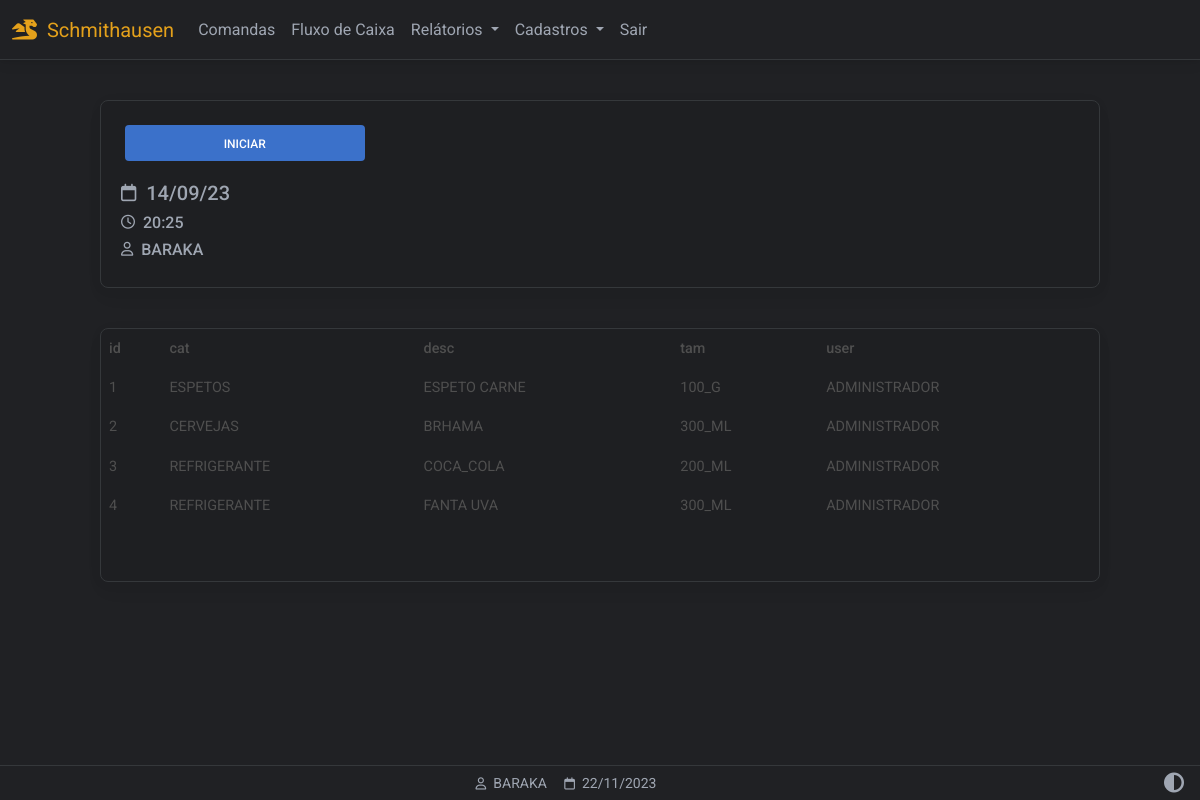
The page /comandas (signed in) on the database its author committed.
### website/models.py (models this page shows)
class User(db.Model, UserMixin):
    id = db.Column(db.Integer, primary_key=True)
    email = db.Column(db.String(150), unique=True)
    password = db.Column(db.String(150))
    first_name = db.Column(db.String(150))
    user = db.relationship('Produto',backref='produto')

class Produto(db.Model):
    id = db.Column(db.Integer, primary_key=True)
    descricao = db.Column(db.String(150))
    valor = db.Column(db.Float)
    data_criacao = db.Column(db.DateTime(timezone=True), default=func.now())
    user_id = db.Column(db.Integer, db.ForeignKey('user.id'))
    cat_id = db.Column(db.Integer, db.ForeignKey('categoria.id'))
    tam_id = db.Column(db.Integer, db.ForeignKey('tamanho.id'))
    usuario = db.relationship('User',backref='usuarios')
    categoria = db.relationship('Categoria',backref='categorias')
    tamanho = db.relationship('Tamanho',backref='tamanho')

class Categoria(db.Model):
    id = db.Column(db.Integer, primary_key=True)
    nome = db.Column(db.String(150))
    categoria = db.relationship('Tamanho',backref='tamanhos')

class Tamanho(db.Model):
    id = db.Column(db.Integer, primary_key=True)
    nome = db.Column(db.String(150))
    cat_id = db.Column(db.Integer, db.ForeignKey('categoria.id'))

### website/routes/view_comandas.py (the view)
@view_comandas.route('/comandas', methods=['GET', 'POST'])
@login_required
def comandas():
    df_produtos = Produto.query.all()
    return render_template("comandas.html",
                           user=current_user,
                           data=data,
                           dfProdutos = df_produtos)

### website/templates/comandas.html (shortened to what this page needs)
{% extends "base.html" %}
{% block content %}
<div class="container-fluid" style="min-height:100dvh;padding-top:100px">
<section class="painel w-100 card myTheme-900 larg-max m-auto ">
<div class="painel-one">
    <a  href="#" class="btn btn-primary m-1 w-50">INICIAR</a>
    <h2 class="h5"><i class="fa-regular fa-calendar fa-sm"></i>&nbsp;&nbsp;14/09/23</h2>
    <h3 class="h6"><i class="fa-regular fa-clock fa-sm"></i></i>&nbsp;&nbsp;20:25</h3>
    <h3 class="h6"><i class="fa-regular fa-user fa-sm"></i></i>&nbsp;&nbsp;{{ user.first_name.split()[0] | upper }}</h3>
</div>
</section>
<div class="table-responsive w-100 card myTheme-900 larg-max m-auto" style="padding-bottom: 40px">
    <table class="table table-borderless table-sm">
        <tr>
            <th>id</th>
            <th>cat</th>
            <th>desc</th>
            <th>tam</th>
            <th>user</th>
        </tr>
        {% for produto in dfProdutos %}
        <tr>
           <td>{{produto.id}}</td>
           <td>{{produto.categoria.nome}}</td>
           <td>{{produto.descricao}}</td>
           <td>{{produto.tamanho.nome}}</td>
           <td>{{produto.usuario.first_name}}</td>
        </tr>
        {% endfor %}
    </table>
</div>
</div>
{% endblock %}
{% block titlefooter %}
<span>
&nbsp;{{ user.first_name.split()[0] | upper }}
<span>
&nbsp;{{ data.strftime('%d/%m/%Y') }}
</span>
{% endblock %}

### website/static/css/base.css (style rules this page uses)
:root { --custom-color: 211, 84, 0; --color-primary: 59, 113, 202; --color-secondary: 159,166,178; --color-success: 20,164,77; --color-danger: 220, 76, 76; --color-warning: 228,161,27; --color-info: 84,180,211; --color-ligth: 251,251,251; --color-theme-500: 32, 33, 36; --color-theme-900: 30, 31, 34; --cor-fonte: 159,166,178; --cor-da-borda: 53, 56, 59; }
.larg-max { max-width: 1000px!important; }
.myTheme-900 { background-color: rgb(var(--color-theme-900))!important; color: rgb(var(--cor-fonte))!important; }
.myTheme-500 { background-color: rgb(var(--color-theme-500))!important; color: rgb(var(--cor-fonte))!important; }
.my-footer span { color: rgb(var(--cor-fonte)); }
.table-responsive { border: 1px solid rgb(var(--cor-da-borda))!important; color: rgb(var(--cor-fonte))!important; margin-bottom: 80px!important; }
.btn { box-shadow: none!important; }
.painel { border: 1px solid rgb(var(--cor-da-borda))!important; min-height: 150px; display: flex; flex-direction: row; flex-wrap: wrap; justify-content: start; align-items: start; padding: 20px; margin-bottom: 40px!important; }
.painel > div { min-width: 300px; flex:1; }
.painel-one .btn { margin-bottom: 20px!important; }

### rows shown on the page
User: first_name "BARAKA"
Produto: id "1", categoria.nome "ESPETOS", descricao "ESPETO CARNE", tamanho.nome "100_G", usuario.first_name "ADMINISTRADOR"
Produto: id "2", categoria.nome "CERVEJAS", descricao "BRHAMA", tamanho.nome "300_ML", usuario.first_name "ADMINISTRADOR"
Produto: id "3", categoria.nome "REFRIGERANTE", descricao "COCA_COLA", tamanho.nome "200_ML", usuario.first_name "ADMINISTRADOR"
Produto: id "4", categoria.nome "REFRIGERANTE", descricao "FANTA UVA", tamanho.nome "300_ML", usuario.first_name "ADMINISTRADOR"

### other values the page prints
{{ data.strftime('%d/%m/%Y') }} "22/11/2023"
